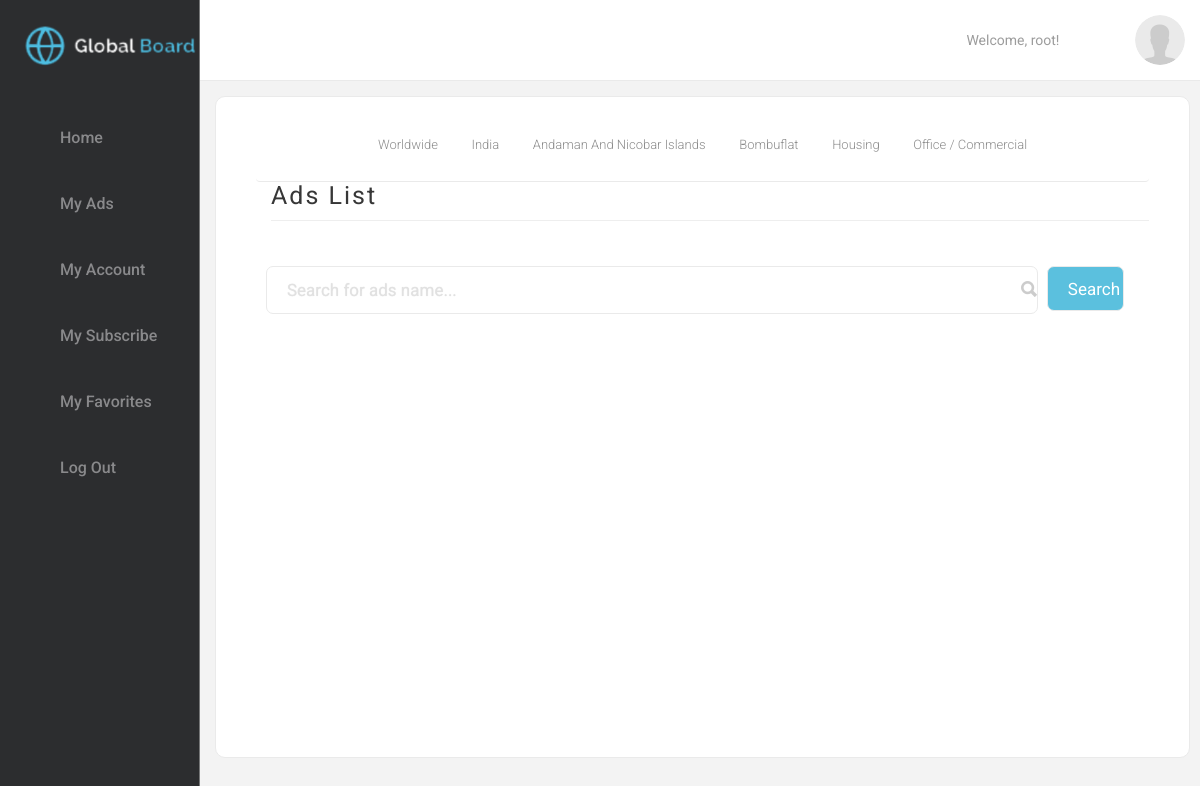
/category-ads/8 (signed in), run on the app's committed database.
### general/models.py (models this page shows, shortened)
class City(models.Model):
    name = models.CharField(max_length=30)
    state = models.ForeignKey(State)
    class Meta:
        verbose_name_plural = 'Cities'

class State(models.Model):
    name = models.CharField(max_length=150)
    country = models.ForeignKey(Country)

class Country(models.Model):
    sortname = models.CharField(max_length=3)
    name = models.CharField(max_length=30)
    class Meta:
        verbose_name_plural = 'Countries'

class Category(models.Model):
    parent = models.ForeignKey("Category", blank=True, null=True)
    name = models.CharField(max_length=50)
    columns = models.IntegerField(default=1)
    column = models.IntegerField(default=1)
    form = models.CharField(max_length=50, default='Post')
    class Meta:
        verbose_name = 'Category'
        verbose_name_plural = 'Categories'

### general/views.py (the view)
# urls.py: url(r"^category-ads/(?P<category_id>\d*)", category_ads, name="category-ads"),
def category_ads(request, category_id):
    request.session['category'] = category_id
    request.session.modified = True
    region_id = request.session['region']  # city
    region = City.objects.get(id=region_id)
    category = Category.objects.get(id=category_id)
    categories = Category.objects.filter(Q(id=category_id) | Q(parent__id=category_id))
    posts = Post.objects.filter(region=region, category__in=categories).exclude(status='deactive')
    posts = get_posts_with_image(posts)
    return render(request, 'ads_list.html', {
        'posts': posts,
        'region': region,
        'category': category,
        'others': True
    })

### general/views.py (called while the page is built)
def get_posts_with_image(posts):
    posts_with_image = []
    for post in posts:
        image = Image.objects.filter(post=post).first()
        img_name = image.name if image else 'dummy.jpg'
        posts_with_image.append((post, img_name))
    return posts_with_image

### templates/ads_list.html (shortened to what this page needs)
{% extends "profile.html" %}
{% load staticfiles %}
{% block right_content %}
    <div class="col-sm-12 full-h">
        <div class="content-right-content my-ads">
            <nav class="breadcrumb">
              <a class="breadcrumb-item" href="/profile/">worldwide<i class="fa fa-long-arrow-right" aria-hidden="true"></i></a>
              <a class="breadcrumb-item" href="#">{{ region.state.country.name }}<i class="fa fa-long-arrow-right" aria-hidden="true"></i></a>
              <a class="breadcrumb-item" href="#">{{ region.state.name }}<i class="fa fa-long-arrow-right" aria-hidden="true"></i></a>
              <a class="breadcrumb-item" href="#">{{ region.name }}<i class="fa fa-long-arrow-right" aria-hidden="true"></i></a>
              {% if category.parent %}
              <a class="breadcrumb-item" href="#">{{ category.parent.name }}<i class="fa fa-long-arrow-right" aria-hidden="true"></i></a>
              {% endif %}
              <span class="breadcrumb-item active">{{ category.name }}</span>
            </nav>
            <h2>Ads List</h2>
            <div class="ads_search" style="padding-left: 10px; padding-right: 25px;">
                <input type="text" class="search-input ads_search_input" name="ads_search" placeholder="Search for ads name..." style="width: 90%; display: inline;">
                <input type="submit" id="search_ads" class="btn btn-info" value="Search" style="display: inline; float: right; width: 9%; height: 45px; padding: 10px 20px;" />
            </div>
        </div>
    </div>
{% endblock %}

### templates/profile.html (shortened to what this page needs)
{% extends "base.html" %}
{% load staticfiles %}
{% block extra_css %}
<link rel='stylesheet' id='dropdown-menu-style-css' href='/static/css/my-ads.css' type='text/css' media='all' />
<link rel='stylesheet' id='dropdown-menu-style-css' href='/static/css/dropdown-menu-style.css?v=1' type='text/css' media='all' />
{% endblock %}
{% block page_content %}
<div id="page" class="site">
    <div class="site-inner">
        <div id="content">
            <div class="container-fluid">
                <div class="row">
                    <div class="admin-content-menu-and-content-section clearfix">
                        <div class="col-md-2 col-sm-12 md-media-full-widht no-padding admin-content-left-section">
                            <div class="logo-section clearfix">
                                <div class="navbar-brand-profile">
                                    <a href="/" class="custom-logo-link" rel="home" itemprop="url"><img width="240" height="67" src="/static/img/cropped-logo.png" class="custom-logo" alt="" itemprop="logo" /></a>
                                </div>
                            </div>
                            <header>
                                <div class="left-menu-bar">
                                    <div class="cd-dropdown-wrapper">
                                        <nav class="cd-dropdown">
                                            <div class="menu-profile-side-menu-container">
                                                <ul id="menu-profile-side-menu" class="cd-dropdown-content">
                                                    <li id="menu-item-42" class="home menu-item menu-item-type-custom menu-item-object-custom menu-item-42"><a href="/profile/" class="">Home</a></li>
                                                    {% if user.is_authenticated %}
                                                        <li id="menu-item-43" class="ads menu-item menu-item-type-custom menu-item-object-custom menu-item-43"><a href="/my-ads" class="">My Ads</a></li>
                                                        <li id="menu-item-44" class="account menu-item menu-item-type-custom menu-item-object-custom menu-item-44"><a href="#/my-account" class="">My Account</a></li>
                                                        <li id="menu-item-260" class="account menu-item menu-item-type-post_type menu-item-object-page menu-item-260"><a href="#/my-subscribe" class="">My Subscribe</a></li>
                                                        <li id="menu-item-45" class="favorites menu-item menu-item-type-custom menu-item-object-custom menu-item-45"><a href="#/my-favourites" class="">My Favorites</a></li>
                                                        <li id="menu-item-46" class="logout menu-item menu-item-type-custom menu-item-object-custom menu-item-46"><a href="/logout" class="">Log Out</a></li>
                                                    {% endif %}
                                                </ul>
                                            </div>
                                        </nav>
                                    </div>
                                </div>
                            </header>
                        </div>
                        <div class="col-md-10 col-sm-12 md-media-full-widht no-padding">
                            <div class="col-sm-12 no-padding">
                                <div class="header-user-section clearfix">
                                {% if user.is_authenticated %}
                                    <div class="header-user-section-ico">
                                        <a href="#"><img src="/static/img/big_avatar.png" alt=""></a>
                                    </div>
                                    <div class="header-user-section-message-to-ico">
                                        <a href="#/my-messages">
                                            <i class="fa fa-envelope" aria-hidden="true"></i>
                                        </a>
                                    </div>
                                    <div class="header-user-section-welcome">
                                        Welcome, {{ user.username }}!
                                    </div>
                                {% endif %}
                                </div>
                            </div>
                            {% block right_content %}{% endblock %}
                        </div>
                    </div>
                </div>
            </div>
        </div>
    </div>
</div>
{% endblock %}

### static/css/my-ads.css (style rules this page uses)
.admin-content-menu-and-content-section { background-color: #F3F3F3; position: absolute; width: 100%; min-height: 100%; }
.col-sm-12.full-h { min-height: calc(100% - 113px); }
.content-right-content.my-ads { padding: 40px 40px; min-height: calc(100% - 25px); position: absolute; width: calc(100% - 25px); }
.content-right-content.my-ads h2 { border-bottom: 1px solid #eeeeee; font-size: 25px; margin: 0 0 30px 15px; padding: 0 0 10px; text-align: left; text-transform: none; }
.content-right-content.my-ads .ads_search { position: relative; }
.content-right-content.my-ads .ads_search input { padding: 13px 20px; width: 100%; border-radius: 7px; border: 1px solid #EAEAEA; font-size: 17px; margin: 15px 0px; outline: none; }
.content-right-content.my-ads .ads_search:after { content: ''; background-image: url(../img/search.png); position: absolute; width: 16px; height: 16px; right: 12.5%; top: 30px; }

### data on the page
City: state.country.name "India", state.name "Andaman And Nicobar Islands", name "Bombuflat"
Category: parent.name "Housing", name "Office / Commercial"

### other printed values
{{ user.username }} "root"
